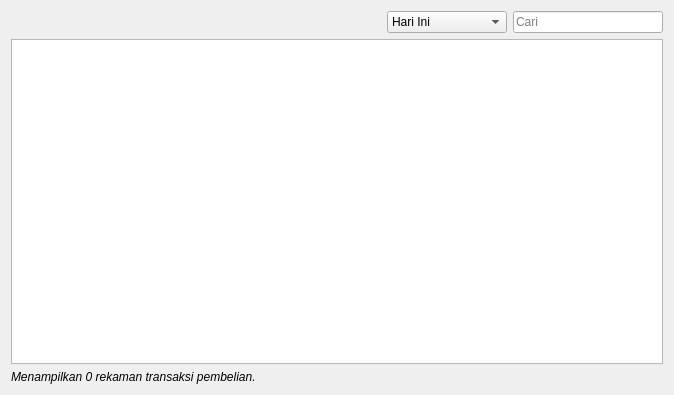
<?xml version="1.0" encoding="UTF-8"?>
<ui version="4.0">
 <class>PurchaseOrderManager</class>
 <widget class="QWidget" name="PurchaseOrderManager">
  <property name="geometry">
   <rect>
    <x>0</x>
    <y>0</y>
    <width>674</width>
    <height>395</height>
   </rect>
  </property>
  <property name="windowTitle">
   <string>Form</string>
  </property>
  <layout class="QVBoxLayout" name="verticalLayout">
   <item>
    <layout class="QHBoxLayout" name="toolBarLayout">
     <property name="spacing">
      <number>6</number>
     </property>
     <item>
      <spacer name="horizontalSpacer">
       <property name="orientation">
        <enum>Qt::Horizontal</enum>
       </property>
       <property name="sizeHint" stdset="0">
        <size>
         <width>40</width>
         <height>20</height>
        </size>
       </property>
      </spacer>
     </item>
     <item>
      <widget class="QComboBox" name="dateComboBox">
       <item>
        <property name="text">
         <string>Hari Ini</string>
        </property>
       </item>
       <item>
        <property name="text">
         <string>Kemarin</string>
        </property>
       </item>
       <item>
        <property name="text">
         <string>7 hari terakhir</string>
        </property>
       </item>
       <item>
        <property name="text">
         <string>30 hari terakhir</string>
        </property>
       </item>
       <item>
        <property name="text">
         <string>Bulan ini</string>
        </property>
       </item>
       <item>
        <property name="text">
         <string>Semua transaksi</string>
        </property>
       </item>
      </widget>
     </item>
     <item>
      <widget class="QLineEdit" name="searchEdit">
       <property name="maximumSize">
        <size>
         <width>150</width>
         <height>16777215</height>
        </size>
       </property>
       <property name="placeholderText">
        <string>Cari</string>
       </property>
       <property name="clearButtonEnabled">
        <bool>true</bool>
       </property>
      </widget>
     </item>
    </layout>
   </item>
   <item>
    <widget class="TableView" name="view">
     <property name="alternatingRowColors">
      <bool>true</bool>
     </property>
     <property name="selectionMode">
      <enum>QAbstractItemView::SingleSelection</enum>
     </property>
     <property name="selectionBehavior">
      <enum>QAbstractItemView::SelectRows</enum>
     </property>
     <property name="cornerButtonEnabled">
      <bool>false</bool>
     </property>
     <attribute name="horizontalHeaderMinimumSectionSize">
      <number>50</number>
     </attribute>
     <attribute name="horizontalHeaderHighlightSections">
      <bool>false</bool>
     </attribute>
     <attribute name="verticalHeaderMinimumSectionSize">
      <number>30</number>
     </attribute>
     <attribute name="verticalHeaderDefaultSectionSize">
      <number>30</number>
     </attribute>
     <attribute name="verticalHeaderHighlightSections">
      <bool>false</bool>
     </attribute>
    </widget>
   </item>
   <item>
    <widget class="QLabel" name="infoLabel">
     <property name="font">
      <font>
       <italic>true</italic>
      </font>
     </property>
     <property name="text">
      <string>Menampilkan 0 rekaman transaksi pembelian.</string>
     </property>
    </widget>
   </item>
  </layout>
 </widget>
 <customwidgets>
  <customwidget>
   <class>TableView</class>
   <extends>QTableView</extends>
   <header>tableview.h</header>
  </customwidget>
 </customwidgets>
 <resources/>
 <connections/>
</ui>
